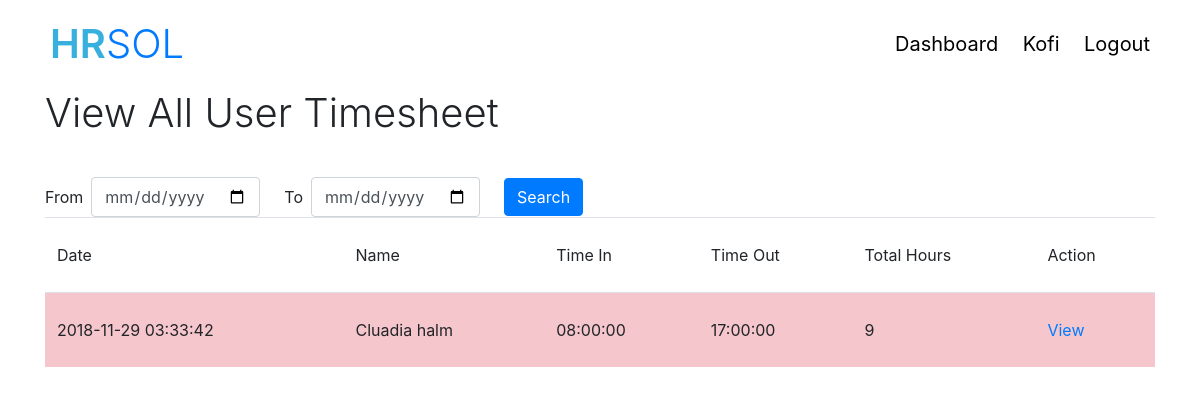
Page /admin_view_timesheet.php (signed in) on the committed database.
### tables this page shows
CREATE TABLE `users` (
  `id` int(11) NOT NULL,
  `first_name` varchar(256) NOT NULL,
  `last_name` varchar(256) NOT NULL,
  `email` varchar(256) NOT NULL,
  `contact` int(11) NOT NULL,
  `position_id` int(11) NOT NULL,
  `password` varchar(256) NOT NULL,
  `salt` varchar(256) NOT NULL,
  `profile_pic` varchar(256) NOT NULL DEFAULT 'default.jpg',
  `created_on` datetime NOT NULL
);

CREATE TABLE `timesheet` (
  `id` int(11) NOT NULL,
  `user_id` int(11) NOT NULL,
  `time_in` time DEFAULT NULL,
  `time_out` time DEFAULT NULL,
  `created_on` date DEFAULT NULL,
  `completed` int(11) NOT NULL DEFAULT '0',
  `approved` int(11) NOT NULL DEFAULT '0'
);

### classes/config.php (called while the page is built)
<?php
	class Config {
		public static function get($path) {
			$path = explode('/', $path);
			$config = $GLOBALS['config'];
			foreach($path as $bit) {
				if(isset($config[$bit])) {
					$config  = $config[$bit];
				}
			}
			return $config;
		}
	}

### classes/db.php (called while the page is built, shortened)
<?php
class Db {
	private static $instance = null;
	private $pdo,
	$stmt,
	$result,
	$error = false,
	$count = 0;
	private function __construct() {
		$username = Config::get('mysql/user');
		$password = config::get('mysql/password');
		$dbname = config::get('mysql/dbname');
		$this->pdo = new PDO("mysql:host=localhost;dbname=".$dbname, $username, $password);
	}
	public static function get_instance() {
		if(!isset(self::$instance)) {
			self::$instance = new Db;
		}
		return self::$instance;
	}
	public function query($sql, $fields = array()) {
		$this->error = false;
		if($this->stmt = $this->pdo->prepare($sql)) {
			if($fields) {
				$counter = 1;
				foreach($fields as $field) {
					$this->stmt->bindValue($counter, $field);
					$counter +=1;
				}
			}
			if($this->stmt->execute()) {
				$this->result = $this->stmt->fetchAll(PDO::FETCH_OBJ);
				$this->count = $this->stmt->rowCount();
			} else {
				$this->error = true;
			}
		} else {
			$this->error = true;
		}
		return $this;
	}
	public function action($action, $table, $where = array()) {
		$sql = "{$action} from {$table}";
		if($where && count($where) === 3) {
			$field = $where[0];
			$condition = $where[1];
			$value = $where[2];
			$sql .= " where {$field} {$condition} ?";
			if(!$this->query($sql, array($value))->error()) {
				return $this;
			}
		} else if(!$where) {
			if(!$this->query($sql)->error()) {
				return $this;
			}
		}
		return $this;
	}
	public function get($table, $where = array()) {
		$action = "select *";
		return $this->action($action, $table, $where);
	}
		public function error() {
			return $this->error;
		}
		public function count() {
			return $this->count;
		}
		public function first() {
			return $this->result[0];
		}
	}

### classes/user.php (called while the page is built, shortened)
<?php
	class User Extends File {
		private $db = null,
				$emp_id,
				$session_name,
				$data = array(),
				$errors = array(),
				$logged_in = false,
				$passed = false;
		public function __construct($user = false) {
			$this->db = Db::get_instance();
			$this->session_name = Config::get("session/session_name");
			if(!$user) {
				if(Session::exist($this->session_name)) {
					$user = session::get($this->session_name);
					if($this->find($user)) {
						$this->logged_in = true;
					}
				}
			} else {
				$this->find($user);
			}
		}
		public function exist() {
			return (!empty($this->data)) ? true : false;
		}
		public function logged_in() {
			return $this->logged_in;
		}
		public function find($user) {
			$field = is_numeric($user) ? "id" : "email";
			$sql= "select
			users.id,
			users.first_name,
			users.last_name,
			users.email,
			users.password,
			users.salt,
			users.profile_pic,
			users.created_on,
			users.contact,
			positions.id as position_id,
			positions.position_name,
			positions.permissions
			from users
			inner join positions
			on users.position_id = positions.id
			where users.{$field} = ?";
			$query_field = array(
				"{$field}" => $user
			);
			$query = $this->db->query($sql, $query_field);
			if($query->count()) {
				$this->data = $query->first();
				return true;
			}
			return false;
		}
		public function data() {
			return  $this->data;
		}
		public function has_permission($key) {
				$position_id = $this->data()->position_id;
				$check = $this->db->get("positions", array('id', '=', $position_id));
				if($check->count()) {
					$permissions = json_decode($check->first()->permissions, true);
				if(isset($permissions[$key])) {
					return true;
				}
				}
				return false;
		}
	}

### classes/session.php (called while the page is built, shortened)
<?php
	class Session {
		public static function exist($name) {
			return (isset($_SESSION[$name])) ? true : false;
		}
		public static function get($name) {
			return $_SESSION[$name];
		}
	}

### classes/timesheet.php (called while the page is built, shortened)
<?php
	class Timesheet extends User {
			private $db = null,
					$data = array(),
					$completed = false;
			public function __construct($user_id = false) {
				$this->db = Db::get_instance();
				if(!$user_id) {
						if(Session::exist("user")) {
							$date = date("Y-m-d");
							$user_id = session::get('user');
							$this->check_complete($user_id, $date);
							$this->data = $this->get_user_timesheet($user_id);
						}
				} else {
							$this->data = $this->get_user_timesheet($user_id);
				}
			}
			public function get_all_user_timesheet() {
					$sql = "select * from timesheet
					inner join users on
					timesheet.user_id = users.id
					order by users.first_name desc
					";
					$query = $this->db->query($sql);
					if($query->count()) {
						return($query->result());
					}
					return false;
			}
			public function get_user_timesheet($user_id) {
					$query = $this->db->get('timesheet', array("user_id", '=',  $user_id));
					return null;
			}
			public function check_complete($user_id, $date) {
						$sql = "select * from timesheet where user_id = ? and created_on = ? and completed = ?";
						$fields = array(
							'user_id' => $user_id,
							'created_on' => $date,
							"completed" => 1
						);
						$query = $this->db->query($sql, $fields);
			}
	}

### admin_view_timesheet.php (the view)
<?php
require_once "header.php";
$timesheet = new Timesheet;
if($user->has_permission("admin")) {
	$datas = $timesheet->get_all_user_timesheet();
}
?>
<div class="container">
	<h1 class="title">View All User Timesheet</h1>
	<form action="" method="post" class="form-inline" id="search-form">
		<div class="form-group mr-sm-4">
			<label for="from" class='mr-sm-2'>From</label>
			<input type="date" class="form-control" name="start_date" id="start">
		</div>
		<div class="form-group mr-sm-4">
			<label for="to" class="mr-sm-2">To</label>
			<input type="date" class="form-control" name="end_date" id="end">
		</div>
		<div class="form-group">
			<button class="btn btn-primary" type="submit" name="search_submit" id="search">Search</buton>
		</div>
	</form>
	<?php
	if($datas) {
		?>
		<table class="table" id="result">
			<thead>
				<tr>
					<td>Date</td>
					<td>Name</td>
					<td>Time In</td>
					<td>Time Out</td>
					<td>Total Hours</td>
					<td>Action</td>
				</tr>
			</thead>
			<tbody>
				<?php foreach($datas as $data) : ?>
					<?php
					$total_hours= Helper::total_hours($data->time_in, $data->time_out);
					$approved = $data->approved;
					?>
					<tr class="<?php if($approved) { echo "table-success";} else { echo "table-danger";} ?>">
						<td><?php echo $data->created_on;?></td>
						<td><?php echo ucfirst($data->first_name. " ".$data->last_name);?></td>
						<td><?php echo $data->time_in;?></td>
						<td><?php echo $data->time_out;?></td>
						<td><?php echo $total_hours?></td>
						<td><a href="admin_view_timecard.php">View</a></td>
					</tr>
				<?php endforeach; ?>
			</tbody>
		</table>
		<?php
	} else {
		?>
		<p class="alert alert-warning"> No Data in Timesheet!</p>
		<?php
	}
	?>
</div>

### header.php (shortened to what this page needs)
<?php
$user = new User;
?>
<!DOCTYPE html>
<html lang="en">
<head>
	<link rel="stylesheet" href="https://stackpath.bootstrapcdn.com/font-awesome/4.7.0/css/font-awesome.min.css">
	<link rel="stylesheet" href="css/bootstrap.min.css">
	<link rel="stylesheet" href="css/styles.css">
</head>
<body>
	<header class="main-header">
		<div class="container">
			<h1 class="logo"><a href="index.php"><span>HR</span>SOL</a></h1>
			<nav>
				<?php
				if($user->logged_in()) {
					$dashpath = ($user->has_permission("admin")) ? "admin_dashboard.php" : "employee_dashboard.php";
					?>
					<a href="<?php echo $dashpath; ?>">Dashboard</a>
					<a href="profile.php?user_id=<?php echo $user->data()->id; ?>"><?php echo ucfirst($user->data()->first_name); ?></a>
					<a href="logout.php">Logout</a>
					<?php
				} else {
					?>
					<a href="login.php">Login</a>
					<?php
				}
				?>
			</nav>
		</div>
	</header>
	<?php
	include "session_messages.php";
	?>

### css/styles.css (style rules this page uses)
html { line-height: 1.15; -webkit-text-size-adjust: 100%; }
body { margin: 0; }
h1 { font-size: 2em; margin: 0.67em 0; }
a { background-color: transparent; }
button, input, optgroup, select, textarea { font-family: inherit; font-size: 100%; line-height: 1.15; margin: 0; }
button, input { overflow: visible; }
button, select { text-transform: none; }
button, [type="button"], [type="reset"], [type="submit"] { -webkit-appearance: button; }
* { box-sizing: border-box; }
html, body { padding-bottom: 50px; }
h1, h2, h3, h4, h5 { margin: 0px; padding: 0px; }
.title { margin-bottom: 1em; font-size: 2.5em; font-weight: 300; }
tr td { line-height: 50px; cursor: pointer; }
.main-header .container { display: flex; align-items: center; justify-content: space-between; padding: 20px; }
.main-header .container .logo { font-weight: 300; font-size: 2.5em; }
.main-header .container .logo span { color: #38B0DE; font-weight: 600; }
.main-header .container nav a { margin-left: 20px; font-size: 20px; color: black; }

### rows in the picture
users: first_name "Kofi"
timesheet: user.created_on "2018-11-29 03:33:42", user.last_name "Cluadia halm", time_in "08:00:00", time_out "17:00:00", total_hours "9"
